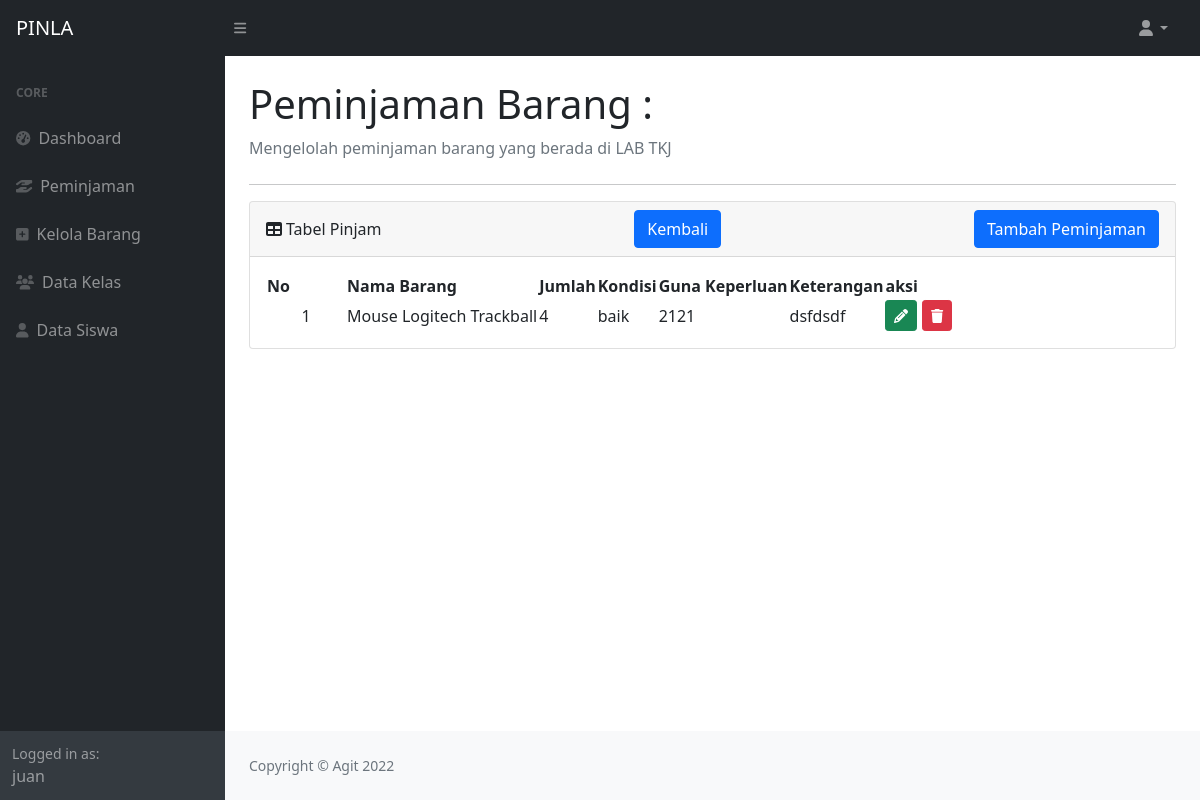
/detail_peminjaman.php?id=11 (signed in), run on the app's committed database.
### tables this page shows
CREATE TABLE `tbl_detail_pinjam` (
  `id` int(11) NOT NULL,
  `pinjam_id` int(11) NOT NULL,
  `barang_id` int(11) NOT NULL,
  `jumlah` int(11) NOT NULL,
  `kondisi` enum('baik','rusak') NOT NULL,
  `guna_keperluan` text NOT NULL,
  `keterangan` text NOT NULL
);

CREATE TABLE `tbl_barang` (
  `id` int(11) NOT NULL,
  `foto` varchar(255) NOT NULL,
  `nama` varchar(255) NOT NULL,
  `jumlah` int(11) NOT NULL
);

### detail_peminjaman.php (the view, shortened to what this page needs)
<!DOCTYPE html>
<?php
    include 'koneksi.php';
    $no     = 0;
    $query  = "SELECT tbl_detail_pinjam.*, tbl_barang.nama AS namabarang FROM tbl_detail_pinjam
                LEFT JOIN tbl_barang ON tbl_detail_pinjam.barang_id = tbl_barang.id WHERE pinjam_id = '$_GET[id]'";
    $sql    = mysqli_query($conn, $query);
    $nama   = "SELECT tbl_siswa.nama AS namasiswa FROM tbl_pinjam
                LEFT JOIN tbl_siswa on tbl_pinjam.siswa_id = tbl_siswa.id WHERE tbl_pinjam.id = '$_GET[id]'";
    $nam    = mysqli_fetch_array(mysqli_query($conn, $nama));
?>
<html lang="en">
    <head>
        <link href="https://cdn.jsdelivr.net/npm/simple-datatables@latest/dist/style.css" rel="stylesheet" />
        <link href="css/styles.css" rel="stylesheet" />
    </head>
    <body class="sb-nav-fixed">
        <nav class="sb-topnav navbar navbar-expand navbar-dark bg-dark">
            <a class="navbar-brand ps-3" href="dashboard.php">PINLA</a>
            <button class="btn btn-link btn-sm order-1 order-lg-0 me-4 me-lg-0" id="sidebarToggle" href="#!"><i class="fas fa-bars"></i></button>
            <ul class="navbar-nav ms-auto ms-md-0 me-3 me-lg-4">
                <li class="nav-item dropdown">
                    <a class="nav-link dropdown-toggle" id="navbarDropdown" href="#" role="button" data-bs-toggle="dropdown" aria-expanded="false"><i class="fas fa-user fa-fw"></i></a>
                </li>
            </ul>
        </nav>
        <div id="layoutSidenav">
            <div id="layoutSidenav_nav">
                <nav class="sb-sidenav accordion sb-sidenav-dark" id="sidenavAccordion">
                    <div class="sb-sidenav-menu">
                        <div class="nav">
                            <div class="sb-sidenav-menu-heading">Core</div>
                            <a class="nav-link" href="dashboard.php">
                                <div class="sb-nav-link-icon"><i class="fas fa-tachometer-alt"></i></div>
                                Dashboard
                            </a>
                            <a class="nav-link" href="peminjaman.php">
                                <div class="sb-nav-link-icon"><i class="fa-solid fa-hand-holding-hand"></i></i></div>
                                Peminjaman
                            </a>
                            <a class="nav-link" href="kelola_barang.php">
                                <div class="sb-nav-link-icon"><i class="fa-solid fa-square-plus"></i></i></div>
                                Kelola Barang
                            </a>
                            <a class="nav-link" href="data_kelas.php">
                                <div class="sb-nav-link-icon"><i class="fa-solid fa-users"></i></div>
                                Data Kelas
                            </a>
                            <a class="nav-link" href="data_siswa.php">
                                <div class="sb-nav-link-icon"><i class="fa-solid fa-user"></i></div>
                                Data Siswa
                            </a>
                        </div>
                    </div>
                    <div class="sb-sidenav-footer">
                        <div class="small">Logged in as:</div>
                        <?php echo $_SESSION['username']; ?>
                    </div>
                </nav>
            </div>
            <div id="layoutSidenav_content">
                <main>
                    <div class="container-fluid px-4">
                        <h1 class="mt-4">Peminjaman Barang : <?php echo $nam['namasiswa'];?></h1>
                        <ol class="breadcrumb mb-4">
                            <li class="breadcrumb-item active">Mengelolah peminjaman barang yang berada di LAB TKJ</li>
                        </ol> <hr>
                                <div class="card mb-4">
                                    <div class="card-header">
                                        <div class="d-flex align-items-center justify-content-between mb-0">
                                         <div class=" panel-title"><i class="fas fa-table me-1"></i>Tabel Pinjam</div>
                                         <a href="peminjaman.php" type="button" class="btn btn-primary pull-right"> Kembali</a>
                                         <a href="tambah_detail_pinjam.php?id=<?php echo $_GET['id']?>" type="button" class="btn btn-primary"> Tambah Peminjaman</a>
                                        </div>
                                    </div>
                                    <div class="card-body">
                                        <table id="datatablesSimple">
                                            <thead>
                                                <tr>
                                                    <th width="80px">No</th>
                                                    <th>Nama Barang</th>
                                                    <th>Jumlah</th>
                                                    <th>Kondisi</th>
                                                    <th>Guna Keperluan</th>
                                                    <th>Keterangan</th>
                                                    <th>aksi</th>
                                                </tr>
                                            </thead>
                                            <tbody>
                                                <?php
                                                    while($result = mysqli_fetch_assoc($sql)){
                                                ?>
                                                <tr>
                                                    <td><center><?php echo ++$no; ?></center></td>
                                                    <td><?php echo $result['namabarang']; ?></td>
                                                    <td><?php echo $result['jumlah']; ?></td>
                                                    <td><?php echo $result['kondisi']; ?></td>
                                                    <td><?php echo $result['guna_keperluan']; ?></td>
                                                    <td><?php echo $result['keterangan']; ?></td>
                                                    <td>
                                                        <a href="tambah_detail_pinjam.php?ubah=<?php echo $result['id']; ?>&id=<?php echo $_GET['id']; ?>" type="button" class="btn btn-success btn-sm" data-bs-toggle="tooltip" data-bs-placement="top" title="Edit"><i class=" fa fa-solid fa-pencil" ></i></a>
                                                        <a href="proses_detail_pinjam.php?hapus=<?php echo $result['id'];  ?>&id=<?php echo $_GET['id']; ?>" type="button" class="btn btn-danger btn-sm" data-bs-toggle="tooltip" data-bs-placement="top" title="Hapus"><i class="fa fa-solid fa-trash"></i></a>
                                                    </td>
                                                </tr>
                                                <?php
                                                    }
                                                ?>
                                            </tbody>
                                        </table>
                                    </div>
                                </div>
                     </div>
                </main>
                <footer class="py-4 bg-light mt-auto">
                    <div class="container-fluid px-4">
                        <div class="d-flex align-items-center justify-content-between small">
                            <div class="text-muted">Copyright &copy; Agit 2022</div>
                        </div>
                    </div>
                </footer>
            </div>
    </body>
</html>

### data on the page
tbl_detail_pinjam: barang.nama "Mouse Logitech Trackball", jumlah "4", kondisi "baik", guna_keperluan "2121", keterangan "dsfdsdf"

### other printed values
$_SESSION['username'] "juan"
